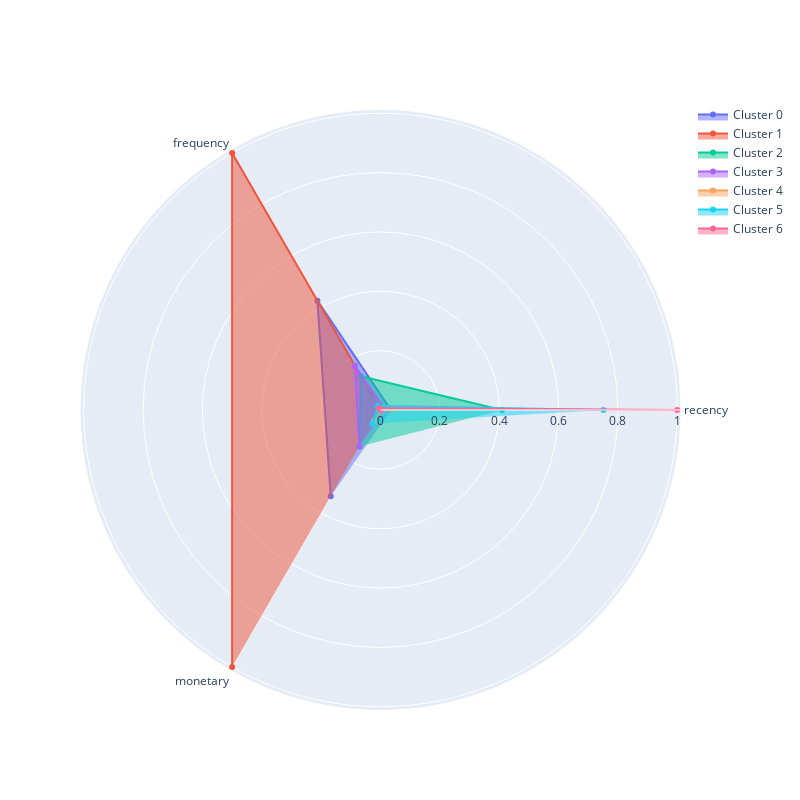

Notebook cell for this chart:
### Markdown cell above
### 6.7
Визуализируйте профили кластеров в виде полярной диаграммы на основе средних RFM-характеристик, вычисленных для каждого кластера.

Проанализируйте кластеры и на основе анализа сопоставьте номер кластера и его описание.

* Кластер соответствует «лояльным» клиентам, которые приносят наибольший доход, совершают покупки чаще всего, а давность их последней покупки наименьшая.
* Кластер соответствует «перспективным» клиентам, которые являются активными покупателями, но покупают не так часто и не так много, как лояльные клиенты.
* Кластер соответствует «подвисшим» клиентам, которые относительно недавно сделали несколько заказов на небольшие суммы. Потенциально эти клиенты могут быть переведены в кластер «перспективных».
* Кластер соответствует клиентам «в зоне риска», которые несколько раз покупали товары на небольшие суммы, однако их последняя покупка была совершена более пяти месяцев назад.
* Кластер соответствует клиентам-«новичкам», которые относительно недавно сделали один заказ на небольшую сумму. 
* Кластер соответствует «спящим» или «почти потерянным» клиентам, которые сделали один заказ на маленькую сумму более семи месяцев назад и больше не возвращались.
* Кластер соответствует «потерянным» клиентам, которые купили меньше всего товара, и их последняя покупка была совершена около года назад.

### Code cell
plot_cluster_profile(rfm_table_cluster_means, 7)

### Figure 1 — Plotly figure (JSON) as saved in the notebook; plotly's stock layout.template omitted (floating-point values rounded to 4 significant figures)
{"data": [{"fill": "toself", "name": "Cluster 0", "r": [0.03505, 0.4254, 0.3353], "theta": ["recency", "frequency", "monetary"], "type": "scatterpolar"}, {"fill": "toself", "name": "Cluster 1", "r": [0, 1, 1.0], "theta": ["recency", "frequency", "monetary"], "type": "scatterpolar"}, {"fill": "toself", "name": "Cluster 2", "r": [0.4093, 0.1317, 0.142], "theta": ["recency", "frequency", "monetary"], "type": "scatterpolar"}, {"fill": "toself", "name": "Cluster 3", "r": [0.01568, 0.1723, 0.1425], "theta": ["recency", "frequency", "monetary"], "type": "scatterpolar"}, {"fill": "toself", "name": "Cluster 4", "r": [0.03878, 0, 0.04388], "theta": ["recency", "frequency", "monetary"], "type": "scatterpolar"}, {"fill": "toself", "name": "Cluster 5", "r": [0.7514, 0.0163, 0.05296], "theta": ["recency", "frequency", "monetary"], "type": "scatterpolar"}, {"fill": "toself", "name": "Cluster 6", "r": [1, 0.007558, 0], "theta": ["recency", "frequency", "monetary"], "type": "scatterpolar"}], "layout": {"autosize": false, "height": 800, "showlegend": true, "width": 800}}
